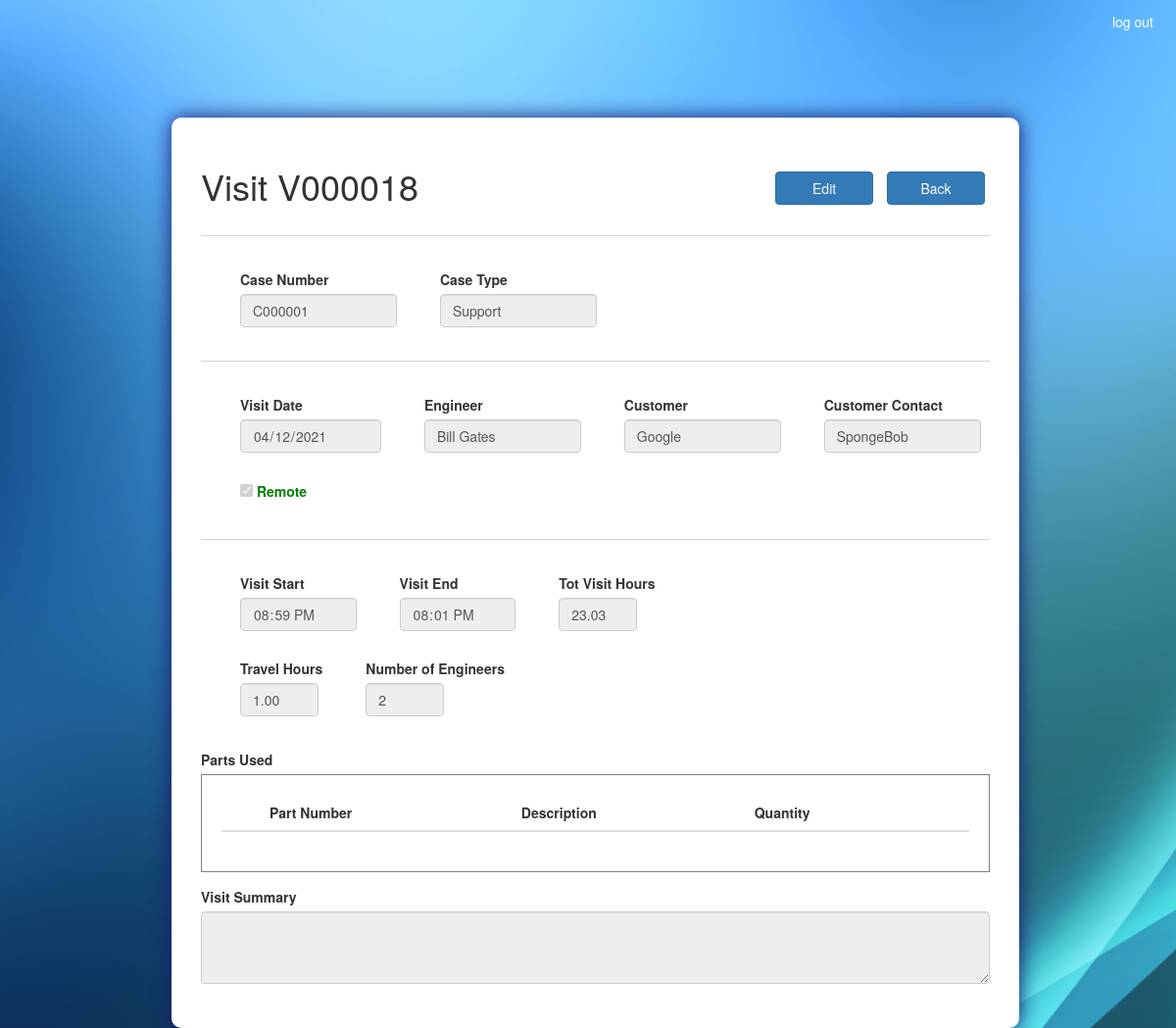
The app's page /visit/V000018/ (signed in) with its own data.
### ASISupport_app/models.py (models this page shows, shortened)
class Visit(models.Model):
	visit_num 				= models.CharField(max_length=100, primary_key=True)
	case_num 				= models.ForeignKey(Case, on_delete=models.CASCADE)
	create_date 			= models.DateTimeField(default=timezone.now)
	visit_date 				= models.DateTimeField(default = timezone.now)
	engineer 				= models.ForeignKey(Employee, on_delete=models.CASCADE)
	customer 				= models.ForeignKey(Customer, on_delete=models.CASCADE)
	customer_contact 		= models.CharField(max_length=100)
	remote 					=  models.BooleanField(default=False)
	visit_start 			= models.TimeField()
	visit_end 				= models.TimeField()
	travel_hours 			= models.DecimalField(max_digits=20, decimal_places=2, default=0.00)
	num_of_engineers 		= models.IntegerField(blank=True, null=True)
	visit_summary 			= models.TextField()
	def sum_visit_hours(self):
		self.tot_visit_hours = (datetime.strptime(str(self.visit_end), '%H:%M:%S') - datetime.strptime(str(self.visit_start), '%H:%M:%S')).seconds / 3600

class Case(models.Model):
	TYPES = (
		('Support', 'Support'),
		('Training', 'Training'),
		('Maintenance', 'Maintenance'),
		('installation','Installation')
	)
	STATUSES = (
		('Open', 'Open'),
		('Resolved', 'Resolved'),
		('Closed', 'Closed'),
		('On Hold','On Hold'),
		('Cancelled','Cancelled')
	)
	case_num 				= models.CharField(max_length=100, primary_key=True)
	case_type 				= models.CharField(max_length=100, choices=TYPES)
	status 					= models.CharField(max_length=100, choices=STATUSES)
	create_date 			= models.DateTimeField(default=timezone.now)
	target_date 			= models.DateField()
	actual_date 			= models.DateField(blank=True, null=True)
	case_manager 			= models.ForeignKey(Employee, on_delete=models.CASCADE)
	machine_down 			= models.BooleanField(default=False)
	customer 				= models.ForeignKey(Customer, on_delete=models.CASCADE)
	customer_contact 		= models.CharField(max_length=100)
	case_description 		= models.TextField()
	cancellation_reason 	= models.TextField(blank=True, null=True)
	on_hold_reason 			= models.TextField(blank=True, null=True)
	def __str__(self):
		return self.case_num

class Employee(models.Model):
	employee_id 			= models.CharField(max_length=100, primary_key=True)
	first_name 				= models.CharField(max_length=100)
	last_name 				= models.CharField(max_length=100)
	phone_number 			= models.CharField(max_length=100)
	email 					= models.EmailField(max_length=254, unique = True)
	password 				= models.CharField(max_length=100)
	def __str__(self):
		return f'{self.first_name} {self.last_name}'
		'''note: must be unique for case creation unique'''

class Customer(models.Model):
	customer_name 			= models.CharField(max_length=100, primary_key=True)
	def __str__(self):
		return self.customer_name

### ASISupport_app/views.py (the view)
# urls.py: path('visit/<id>/', views.visit_view, name = 'view_visit'),
@login_required(login_url='/accounts/login/')
def visit_view(request, id):
	state = 'view'
	visit = Visit.objects.get(visit_num=id)
	if request.method == 'POST' and 'back_btn' in request.POST:
		return redirect('ASISupport_app:view_case', id=visit.case_num)
	visit.sum_visit_hours()
	case = Case.objects.get(case_num=visit.case_num)
	visit_parts_lst = VisitParts.objects.filter(visit_num=id)
	part_pn_lst = [vp.part_pn for vp in visit_parts_lst]
	parts = Parts.objects.filter(part_pn__in=part_pn_lst)
	part_description_dict = {VisitParts.objects.get(visit_num=id, part_pn=part.part_pn):part.part_description for part in parts}
	return render(request, 'ASISupport_app/visit.html', locals())

### templates/ASISupport_app/visit.html (shortened to what this page needs)
<!DOCTYPE html>
{% extends "ASISupport_app/base.html" %}
{% load static %}
{% block head_block %}
	<link rel="stylesheet" type="text/css" href="{% static 'css/visit.css' %}">
{% endblock %}
{% block body_block %}
	<section class="col-sm-1 col-sm-10 col-sm-1">
		{% if state == 'view' %}
			<form class="form-container" action="{% url 'ASISupport_app:view_visit' visit.visit_num %}" method="POST">
				<div>
					<h1 class="inline_it">Visit {{ visit.visit_num }}</h1>
					<div class="action_btn">
						<button type="submit" name="edit_btn" class="btn btn-primary">Edit</button>
						<button type="submit" name="back_btn" class="btn btn-primary">Back</button>
					</div>
				</div>
				<hr class="solid">
				<div>
					<div class="inline_it inline_spacing">
						<div>
							<label for="case_num">Case Number</label>
						</div>
							<input class="form-control text_bar" id="case_num" type="text" value="{{ visit.case_num }}" disabled>
					</div>
					<div class="inline_it inline_spacing">
						<div>
							<label for="case_type">Case Type</label>
						</div>
							<input class="form-control text_bar" id="case_type" type="text" value="{{ case.case_type }}" disabled>
					</div>
				</div>
				<hr class="solid">
				<div class="inline_it inline_spacing">
					<div>
						<label for="visit_date">Visit Date</label>
					</div>
					<input class="form-control datepicker" id="visit_date" type="date" value="{{ visit.visit_date|date:'Y-m-d' }}" disabled>
				</div>
				<div class="inline_it inline_spacing">
					<div>
						<label for="Engineer">Engineer</label>
					</div>
					<input class="form-control text_bar" type="text" name="engineer" value="{{ visit.engineer }}" disabled>
				</div>
				<div class="inline_it inline_spacing">
					<div>
						<label for="customer">Customer</label>
					</div>
						<input class="form-control text_bar" id="customer" type="text" value="{{ case.customer }}" disabled>
				</div>
				<div class="inline_it inline_spacing">
					<div>
						<label for="customer_contact">Customer Contact</label>
					</div>
						<input class="form-control text_bar" id="customer_contact" type="text" value="{{ visit.customer_contact }}" disabled>
				</div>
				<div class="inline_it inline_spacing remote_cb">
					{% if visit.remote %}
						<input type="checkbox" id="remote" checked disabled>
					{% else %}
						<input type="checkbox" id="remote" disabled>
					{% endif %}
					<label for="remote">Remote</label>
				</div>
				<hr class="solid">
				<div>
					<div class="inline_it inline_spacing">
						<div>
							<label for="visit_start">Visit Start</label>
						</div>
						<input class="form-control datepicker" id="visit_start" type="time" value="{{ visit.visit_start|time:'H:i' }}" disabled>
					</div>
					<div class="inline_it inline_spacing">
						<div>
							<label for="visit_end">Visit End</label>
						</div>
						<input class="form-control datepicker" id="visit_end" type="time" value="{{ visit.visit_end|time:'H:i' }}" disabled>
					</div>
					<div class="inline_it inline_spacing">
						<div>
							<label for="visit_hours">Tot Visit Hours</label>
						</div>
						<input class="form-control int_bar" id="visit_hours" type="text" value="{{ visit.tot_visit_hours|floatformat:2 }}" disabled>
					</div>
				</div>
				<div>
					<div class="inline_it inline_spacing">
						<div>
							<label for="travel_hours">Travel Hours</label>
						</div>
						<input class="form-control int_bar" id="travel_hours" type="text" value="{{ visit.travel_hours|floatformat:2 }}" disabled>
					</div>
					<div class="inline_it inline_spacing">
						<div>
							<label for="num_of_engineers">Number of Engineers</label>
						</div>
						<input class="form-control int_bar" id="num_of_engineers" type="text" value="{{ visit.num_of_engineers }}" disabled>
					</div>
				</div>
				<div class="spacing">
					<label>Parts Used</label>
					<div class="parts_lst">
						<table class="table table-hover">
							<thead>
								<tr>
									<th scope="col"></th>
									<th scope="col">Part Number</th>
						    		<th scope="col">Description</th>
						    		<th scope="col">Quantity</th>
						    		<th scope="col"></th>
						    	</tr>
							</thead>
						</table>
					</div>
				</div>
				<div class="form-group description_bar">
					<label for="visit_summary">Visit Summary</label>
					<textarea class="form-control" id="visit_summary" rows="3" disabled="">{{ visit.visit_summary }}</textarea>
				</div>
			</form>
		{% endif %}
	</section>
{% endblock %}

### static/css/base.css (style rules this page uses)
body { background-image: url('/static/images/Background1.jpg'); background-repeat: no-repeat; background-attachment: fixed; background-size: cover; }
.form-container { position: absolute; top: 15vh; background: #fff; padding: 30px; border-radius: 10px; box-shadow: 0px 0px 20px 0px #191970; }
hr.solid { border-top: 1px solid LightGray; }
.inline_it { display: inline-block; }

### static/css/visit.css (style rules this page uses)
.form-container { margin: 0px 60px 0px; }
.inline_spacing { margin: 14px 0px; padding: 0px 0px 0px 40px; }
.text_bar { width: 160px; }
.int_bar { width: 80px; }
.action_btn { float: right; margin-top: 20px; }
.action_btn button { width: 100px; margin: 5px; }
.remote_cb { color: green; }
.spacing { padding-top: 20px; }
.parts_lst { border: 1px solid gray; padding: 20px; width: 100%; }
.description_bar { margin: 15px 0px 15px 0px; }

### records on screen
Visit: visit_num "V000018", case_num "C000001", visit_date "04/12/2021", engineer "Bill Gates", customer_contact "SpongeBob", visit_start "20:59", visit_end "20:01", tot_visit_hours "23.03", travel_hours "1.00", num_of_engineers "2"
Case: case_type "Support", customer "Google"
